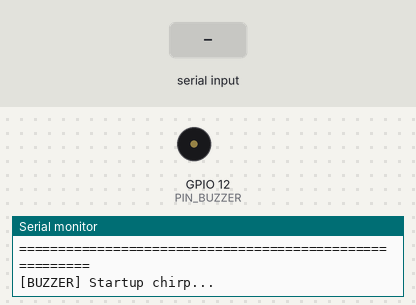
This sketch was run on a simulated ESP32. On the bench: buzzer (waves = sounding, pin HIGH), the last lines printed to the serial monitor. The inputs (shaded band) are chosen by the test bench.

Above: at 1.8 s.
1.9 s: "3" received over Serial
At 1.97 s:
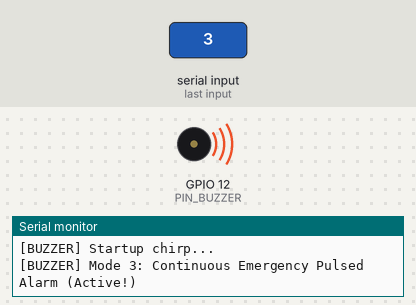
4.9 s: "1" received over Serial
6.4 s: "2" received over Serial
At 7.4 s:
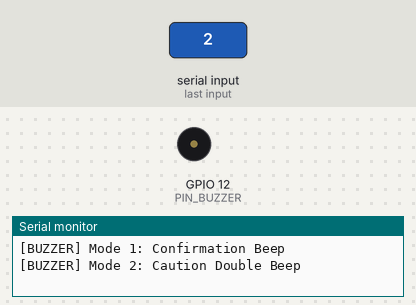
Timing chart, 0 to 9.4 s (numbered marks = the images above; inputs shaded):
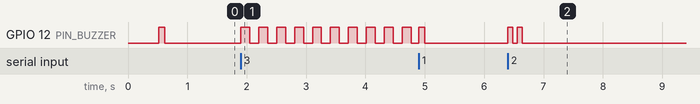

The sketch:

02_test_buzzer.ino
```cpp
/*
 * =============================================================================
 * CPR (Crowd Pressure Radar) — Hardware Test 02: Active Buzzer Alarm
 * Board: ESP32 Dev Module
 * =============================================================================
 *
 * PIN CONNECTIONS:
 * - Buzzer (+) Pin: GPIO 12 (Active Buzzer or Transistor Driver)
 * - Buzzer (-) Pin: GND
 *
 * SERIAL MONITOR COMMANDS (115200 baud):
 * - Send '1' -> Short beep (System armed / event tick)
 * - Send '2' -> Double warning beep (Yellow status / Metered inflow)
 * - Send '3' -> Emergency Pulsed Alarm (Red alert / Crowd crush danger)
 * - Send '0' -> Silence Buzzer
 * =============================================================================
 */

#define PIN_BUZZER 12

int alarmMode = 1; // Default: Single test beeps
unsigned long lastBeepTime = 0;
bool buzzerState = false;

void beep(int durationMs) {
  digitalWrite(PIN_BUZZER, HIGH);
  delay(durationMs);
  digitalWrite(PIN_BUZZER, LOW);
}

void doubleBeep() {
  beep(80);
  delay(80);
  beep(80);
}

void setup() {
  Serial.begin(115200);
  delay(500);

  Serial.println("\n========================================================");
  Serial.println("  CPR ESP32 Test 02: Active Buzzer Alarm");
  Serial.println("  Pin: GPIO 12");
  Serial.println("  Type '1' (single), '2' (double), '3' (emergency), '0' (off)");
  Serial.println("========================================================\n");

  pinMode(PIN_BUZZER, OUTPUT);
  digitalWrite(PIN_BUZZER, LOW);

  // Initial startup chirp
  Serial.println("[BUZZER] Startup chirp...");
  beep(100);
}

void loop() {
  if (Serial.available()) {
    char cmd = Serial.read();
    if (cmd == '1') {
      alarmMode = 1;
      Serial.println("[BUZZER] Mode 1: Confirmation Beep");
      beep(100);
    } else if (cmd == '2') {
      alarmMode = 2;
      Serial.println("[BUZZER] Mode 2: Caution Double Beep");
      doubleBeep();
    } else if (cmd == '3') {
      alarmMode = 3;
      Serial.println("[BUZZER] Mode 3: Continuous Emergency Pulsed Alarm (Active!)");
    } else if (cmd == '0') {
      alarmMode = 0;
      digitalWrite(PIN_BUZZER, LOW);
      Serial.println("[BUZZER] Mode 0: Silenced.");
    }
  }

  // Emergency pulsing pattern
  if (alarmMode == 3) {
    if (millis() - lastBeepTime > 150) {
      lastBeepTime = millis();
      buzzerState = !buzzerState;
      digitalWrite(PIN_BUZZER, buzzerState ? HIGH : LOW);
    }
  }
}
```

Measured:
- after the input at 1.9 s, GPIO 12 (PIN_BUZZER): alternates HIGH for 0.15 s and LOW for 0.15 s, starting at once
- after the input at 6.4 s, GPIO 12 (PIN_BUZZER): alternates HIGH for 0.08 s and LOW for 0.08 s, 4 changes in all, then stays LOW, starting at once
